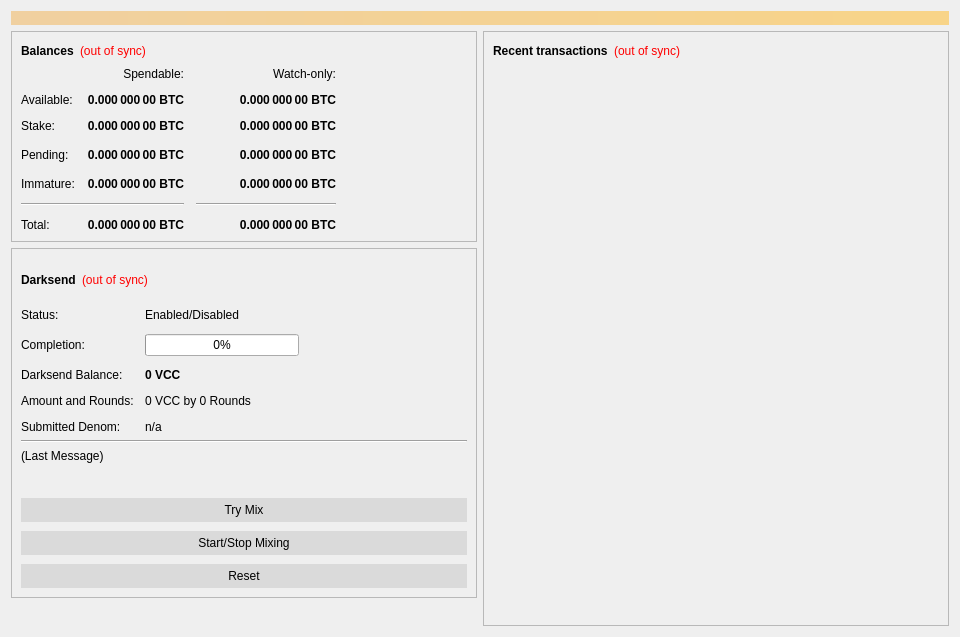
<?xml version="1.0" encoding="UTF-8"?>
<ui version="4.0">
 <class>OverviewPage</class>
 <widget class="QWidget" name="OverviewPage">
  <property name="geometry">
   <rect>
    <x>0</x>
    <y>0</y>
    <width>960</width>
    <height>637</height>
   </rect>
  </property>
  <property name="minimumSize">
   <size>
    <width>960</width>
    <height>0</height>
   </size>
  </property>
  <property name="windowTitle">
   <string>Form</string>
  </property>
  <layout class="QVBoxLayout" name="topLayout">
   <item>
    <widget class="QLabel" name="labelAlerts">
     <property name="visible">
      <bool>false</bool>
     </property>
     <property name="styleSheet">
      <string notr="true">background-color: qlineargradient(x1: 0, y1: 0, x2: 1, y2: 0, stop:0 #F0D0A0, stop:1 #F8D488); color:#000000;</string>
     </property>
     <property name="wordWrap">
      <bool>true</bool>
     </property>
     <property name="margin">
      <number>3</number>
     </property>
    </widget>
   </item>
   <item>
    <layout class="QHBoxLayout" name="horizontalLayout" stretch="1,1">
     <item>
      <layout class="QVBoxLayout" name="verticalLayout_2">
       <item>
        <widget class="QFrame" name="frame">
         <property name="frameShape">
          <enum>QFrame::StyledPanel</enum>
         </property>
         <property name="frameShadow">
          <enum>QFrame::Raised</enum>
         </property>
         <layout class="QVBoxLayout" name="verticalLayout_4">
          <item>
           <layout class="QHBoxLayout" name="horizontalLayout_4">
            <item>
             <widget class="QLabel" name="label_5">
              <property name="font">
               <font>
                <weight>75</weight>
                <bold>true</bold>
               </font>
              </property>
              <property name="text">
               <string>Balances</string>
              </property>
             </widget>
            </item>
            <item>
             <widget class="QLabel" name="labelWalletStatus">
              <property name="cursor">
               <cursorShape>WhatsThisCursor</cursorShape>
              </property>
              <property name="toolTip">
               <string>The displayed information may be out of date. Your wallet automatically synchronizes with the VCC network after a connection is established, but this process has not completed yet.</string>
              </property>
              <property name="styleSheet">
               <string notr="true">QLabel { color: red; }</string>
              </property>
              <property name="text">
               <string notr="true">(out of sync)</string>
              </property>
              <property name="alignment">
               <set>Qt::AlignLeading|Qt::AlignLeft|Qt::AlignVCenter</set>
              </property>
             </widget>
            </item>
            <item>
             <spacer name="horizontalSpacer_3">
              <property name="orientation">
               <enum>Qt::Horizontal</enum>
              </property>
              <property name="sizeHint" stdset="0">
               <size>
                <width>40</width>
                <height>20</height>
               </size>
              </property>
             </spacer>
            </item>
           </layout>
          </item>
          <item>
           <layout class="QGridLayout" name="gridLayout">
            <property name="spacing">
             <number>12</number>
            </property>
            <item row="3" column="2">
             <widget class="QLabel" name="labelWatchPending">
              <property name="font">
               <font>
                <weight>75</weight>
                <bold>true</bold>
               </font>
              </property>
              <property name="cursor">
               <cursorShape>IBeamCursor</cursorShape>
              </property>
              <property name="toolTip">
               <string>Unconfirmed transactions to watch-only addresses</string>
              </property>
              <property name="text">
               <string notr="true">0.000 000 00 BTC</string>
              </property>
              <property name="alignment">
               <set>Qt::AlignRight|Qt::AlignTrailing|Qt::AlignVCenter</set>
              </property>
              <property name="textInteractionFlags">
               <set>Qt::LinksAccessibleByMouse|Qt::TextSelectableByKeyboard|Qt::TextSelectableByMouse</set>
              </property>
             </widget>
            </item>
            <item row="3" column="1">
             <widget class="QLabel" name="labelUnconfirmed">
              <property name="font">
               <font>
                <weight>75</weight>
                <bold>true</bold>
               </font>
              </property>
              <property name="cursor">
               <cursorShape>IBeamCursor</cursorShape>
              </property>
              <property name="toolTip">
               <string>Total of transactions that have yet to be confirmed, and do not yet count toward the spendable balance</string>
              </property>
              <property name="text">
               <string notr="true">0.000 000 00 BTC</string>
              </property>
              <property name="alignment">
               <set>Qt::AlignRight|Qt::AlignTrailing|Qt::AlignVCenter</set>
              </property>
              <property name="textInteractionFlags">
               <set>Qt::LinksAccessibleByMouse|Qt::TextSelectableByKeyboard|Qt::TextSelectableByMouse</set>
              </property>
             </widget>
            </item>
            <item row="4" column="2">
             <widget class="QLabel" name="labelWatchImmature">
              <property name="font">
               <font>
                <weight>75</weight>
                <bold>true</bold>
               </font>
              </property>
              <property name="cursor">
               <cursorShape>IBeamCursor</cursorShape>
              </property>
              <property name="toolTip">
               <string>Mined balance in watch-only addresses that has not yet matured</string>
              </property>
              <property name="text">
               <string notr="true">0.000 000 00 BTC</string>
              </property>
              <property name="alignment">
               <set>Qt::AlignRight|Qt::AlignTrailing|Qt::AlignVCenter</set>
              </property>
              <property name="textInteractionFlags">
               <set>Qt::LinksAccessibleByMouse|Qt::TextSelectableByKeyboard|Qt::TextSelectableByMouse</set>
              </property>
             </widget>
            </item>
            <item row="5" column="0" colspan="2">
             <widget class="Line" name="lineSpendableBalance">
              <property name="orientation">
               <enum>Qt::Horizontal</enum>
              </property>
             </widget>
            </item>
            <item row="5" column="2">
             <widget class="Line" name="lineWatchBalance">
              <property name="sizePolicy">
               <sizepolicy hsizetype="Preferred" vsizetype="Fixed">
                <horstretch>0</horstretch>
                <verstretch>0</verstretch>
               </sizepolicy>
              </property>
              <property name="minimumSize">
               <size>
                <width>140</width>
                <height>0</height>
               </size>
              </property>
              <property name="orientation">
               <enum>Qt::Horizontal</enum>
              </property>
             </widget>
            </item>
            <item row="6" column="0">
             <widget class="QLabel" name="labelTotalText">
              <property name="text">
               <string>Total:</string>
              </property>
             </widget>
            </item>
            <item row="4" column="1">
             <widget class="QLabel" name="labelImmature">
              <property name="font">
               <font>
                <weight>75</weight>
                <bold>true</bold>
               </font>
              </property>
              <property name="cursor">
               <cursorShape>IBeamCursor</cursorShape>
              </property>
              <property name="toolTip">
               <string>Mined balance that has not yet matured</string>
              </property>
              <property name="text">
               <string notr="true">0.000 000 00 BTC</string>
              </property>
              <property name="alignment">
               <set>Qt::AlignRight|Qt::AlignTrailing|Qt::AlignVCenter</set>
              </property>
              <property name="textInteractionFlags">
               <set>Qt::LinksAccessibleByMouse|Qt::TextSelectableByKeyboard|Qt::TextSelectableByMouse</set>
              </property>
             </widget>
            </item>
            <item row="3" column="3">
             <spacer name="horizontalSpacer_2">
              <property name="orientation">
               <enum>Qt::Horizontal</enum>
              </property>
              <property name="sizeHint" stdset="0">
               <size>
                <width>40</width>
                <height>20</height>
               </size>
              </property>
             </spacer>
            </item>
            <item row="4" column="0">
             <widget class="QLabel" name="labelImmatureText">
              <property name="text">
               <string>Immature:</string>
              </property>
             </widget>
            </item>
            <item row="6" column="1">
             <widget class="QLabel" name="labelTotal">
              <property name="font">
               <font>
                <weight>75</weight>
                <bold>true</bold>
               </font>
              </property>
              <property name="cursor">
               <cursorShape>IBeamCursor</cursorShape>
              </property>
              <property name="toolTip">
               <string>Your current total balance</string>
              </property>
              <property name="text">
               <string notr="true">0.000 000 00 BTC</string>
              </property>
              <property name="alignment">
               <set>Qt::AlignRight|Qt::AlignTrailing|Qt::AlignVCenter</set>
              </property>
              <property name="textInteractionFlags">
               <set>Qt::LinksAccessibleByMouse|Qt::TextSelectableByKeyboard|Qt::TextSelectableByMouse</set>
              </property>
             </widget>
            </item>
            <item row="6" column="2">
             <widget class="QLabel" name="labelWatchTotal">
              <property name="font">
               <font>
                <weight>75</weight>
                <bold>true</bold>
               </font>
              </property>
              <property name="cursor">
               <cursorShape>IBeamCursor</cursorShape>
              </property>
              <property name="toolTip">
               <string>Current total balance in watch-only addresses</string>
              </property>
              <property name="text">
               <string notr="true">0.000 000 00 BTC</string>
              </property>
              <property name="alignment">
               <set>Qt::AlignRight|Qt::AlignTrailing|Qt::AlignVCenter</set>
              </property>
              <property name="textInteractionFlags">
               <set>Qt::LinksAccessibleByMouse|Qt::TextSelectableByKeyboard|Qt::TextSelectableByMouse</set>
              </property>
             </widget>
            </item>
            <item row="0" column="2">
             <widget class="QLabel" name="labelWatchonly">
              <property name="text">
               <string>Watch-only:</string>
              </property>
              <property name="alignment">
               <set>Qt::AlignRight|Qt::AlignTrailing|Qt::AlignVCenter</set>
              </property>
             </widget>
            </item>
            <item row="1" column="0">
             <widget class="QLabel" name="labelBalanceText">
              <property name="text">
               <string>Available:</string>
              </property>
             </widget>
            </item>
            <item row="1" column="1">
             <widget class="QLabel" name="labelBalance">
              <property name="font">
               <font>
                <weight>75</weight>
                <bold>true</bold>
               </font>
              </property>
              <property name="cursor">
               <cursorShape>IBeamCursor</cursorShape>
              </property>
              <property name="toolTip">
               <string>Your current spendable balance</string>
              </property>
              <property name="text">
               <string notr="true">0.000 000 00 BTC</string>
              </property>
              <property name="alignment">
               <set>Qt::AlignRight|Qt::AlignTrailing|Qt::AlignVCenter</set>
              </property>
              <property name="textInteractionFlags">
               <set>Qt::LinksAccessibleByMouse|Qt::TextSelectableByKeyboard|Qt::TextSelectableByMouse</set>
              </property>
             </widget>
            </item>
            <item row="2" column="0">
             <widget class="QLabel" name="label_10">
              <property name="text">
               <string>Stake:</string>
              </property>
             </widget>
            </item>
            <item row="2" column="1">
             <widget class="QLabel" name="labelStake">
              <property name="font">
               <font>
                <weight>75</weight>
                <bold>true</bold>
               </font>
              </property>
              <property name="cursor">
               <cursorShape>IBeamCursor</cursorShape>
              </property>
              <property name="toolTip">
               <string>Total of coins that was staked, and do not yet count toward the current balance</string>
              </property>
              <property name="text">
               <string notr="true">0.000 000 00 BTC</string>
              </property>
              <property name="alignment">
               <set>Qt::AlignRight|Qt::AlignTrailing|Qt::AlignVCenter</set>
              </property>
              <property name="textInteractionFlags">
               <set>Qt::LinksAccessibleByMouse|Qt::TextSelectableByKeyboard|Qt::TextSelectableByMouse</set>
              </property>
             </widget>
            </item>
            <item row="2" column="2">
             <widget class="QLabel" name="labelWatchStake">
              <property name="font">
               <font>
                <weight>75</weight>
                <bold>true</bold>
               </font>
              </property>
              <property name="cursor">
               <cursorShape>IBeamCursor</cursorShape>
              </property>
              <property name="toolTip">
               <string>Total of coins that was staked in watch-only addresses, and do not yet count toward the current watch-only balance</string>
              </property>
              <property name="text">
               <string notr="true">0.000 000 00 BTC</string>
              </property>
              <property name="alignment">
               <set>Qt::AlignRight|Qt::AlignTrailing|Qt::AlignVCenter</set>
              </property>
              <property name="textInteractionFlags">
               <set>Qt::LinksAccessibleByMouse|Qt::TextSelectableByKeyboard|Qt::TextSelectableByMouse</set>
              </property>
             </widget>
            </item>
            <item row="1" column="2">
             <widget class="QLabel" name="labelWatchAvailable">
              <property name="font">
               <font>
                <weight>75</weight>
                <bold>true</bold>
               </font>
              </property>
              <property name="cursor">
               <cursorShape>IBeamCursor</cursorShape>
              </property>
              <property name="toolTip">
               <string>Your current balance in watch-only addresses</string>
              </property>
              <property name="text">
               <string notr="true">0.000 000 00 BTC</string>
              </property>
              <property name="alignment">
               <set>Qt::AlignRight|Qt::AlignTrailing|Qt::AlignVCenter</set>
              </property>
              <property name="textInteractionFlags">
               <set>Qt::LinksAccessibleByMouse|Qt::TextSelectableByKeyboard|Qt::TextSelectableByMouse</set>
              </property>
             </widget>
            </item>
            <item row="3" column="0">
             <widget class="QLabel" name="labelPendingText">
              <property name="text">
               <string>Pending:</string>
              </property>
             </widget>
            </item>
            <item row="0" column="1">
             <widget class="QLabel" name="labelSpendable">
              <property name="text">
               <string>Spendable:</string>
              </property>
              <property name="alignment">
               <set>Qt::AlignRight|Qt::AlignTrailing|Qt::AlignVCenter</set>
              </property>
             </widget>
            </item>
           </layout>
          </item>
         </layout>
        </widget>
       </item>
       <item>
        <widget class="QFrame" name="frameDarksend">
         <property name="sizePolicy">
          <sizepolicy hsizetype="Expanding" vsizetype="Expanding">
           <horstretch>0</horstretch>
           <verstretch>0</verstretch>
          </sizepolicy>
         </property>
         <property name="minimumSize">
          <size>
           <width>0</width>
           <height>350</height>
          </size>
         </property>
         <property name="layoutDirection">
          <enum>Qt::LeftToRight</enum>
         </property>
         <property name="frameShape">
          <enum>QFrame::StyledPanel</enum>
         </property>
         <property name="frameShadow">
          <enum>QFrame::Raised</enum>
         </property>
         <layout class="QVBoxLayout" name="verticalLayout_5">
          <item>
           <layout class="QHBoxLayout" name="horizontalLayout_5">
            <item>
             <widget class="QLabel" name="label_2">
              <property name="font">
               <font>
                <weight>75</weight>
                <bold>true</bold>
               </font>
              </property>
              <property name="text">
               <string>Darksend</string>
              </property>
             </widget>
            </item>
            <item>
             <widget class="QLabel" name="labelDarksendSyncStatus">
              <property name="toolTip">
               <string>The displayed information may be out of date. Your wallet automatically synchronizes with the VCC network after a connection is established, but this process has not completed yet.</string>
              </property>
              <property name="styleSheet">
               <string notr="true">QLabel { color: red; }</string>
              </property>
              <property name="text">
               <string notr="true">(out of sync)</string>
              </property>
              <property name="alignment">
               <set>Qt::AlignLeading|Qt::AlignLeft|Qt::AlignVCenter</set>
              </property>
             </widget>
            </item>
            <item>
             <spacer name="horizontalSpacer_4">
              <property name="orientation">
               <enum>Qt::Horizontal</enum>
              </property>
              <property name="sizeHint" stdset="0">
               <size>
                <width>40</width>
                <height>20</height>
               </size>
              </property>
             </spacer>
            </item>
           </layout>
          </item>
          <item>
           <layout class="QFormLayout" name="formLayout">
            <property name="fieldGrowthPolicy">
             <enum>QFormLayout::AllNonFixedFieldsGrow</enum>
            </property>
            <property name="horizontalSpacing">
             <number>11</number>
            </property>
            <property name="verticalSpacing">
             <number>12</number>
            </property>
            <item row="0" column="0">
             <widget class="QLabel" name="label_6">
              <property name="text">
               <string>Status:</string>
              </property>
             </widget>
            </item>
            <item row="1" column="0">
             <widget class="QLabel" name="label_7">
              <property name="text">
               <string>Completion:</string>
              </property>
             </widget>
            </item>
            <item row="1" column="1">
             <widget class="QProgressBar" name="darksendProgress">
              <property name="maximumSize">
               <size>
                <width>154</width>
                <height>16777215</height>
               </size>
              </property>
              <property name="value">
               <number>0</number>
              </property>
             </widget>
            </item>
            <item row="3" column="0">
             <widget class="QLabel" name="labelAnonymizedText">
              <property name="text">
               <string>Darksend Balance:</string>
              </property>
             </widget>
            </item>
            <item row="3" column="1">
             <widget class="QLabel" name="labelAnonymized">
              <property name="font">
               <font>
                <weight>75</weight>
                <bold>true</bold>
               </font>
              </property>
              <property name="text">
               <string notr="true">0 VCC</string>
              </property>
             </widget>
            </item>
            <item row="4" column="0">
             <widget class="QLabel" name="label_8">
              <property name="text">
               <string>Amount and Rounds:</string>
              </property>
             </widget>
            </item>
            <item row="4" column="1">
             <widget class="QLabel" name="labelAmountRounds">
              <property name="text">
               <string>0 VCC by 0 Rounds</string>
              </property>
             </widget>
            </item>
            <item row="5" column="0">
             <widget class="QLabel" name="label_9">
              <property name="text">
               <string>Submitted Denom:</string>
              </property>
             </widget>
            </item>
            <item row="5" column="1">
             <widget class="QLabel" name="labelSubmittedDenom">
              <property name="toolTip">
               <string>The denominations you submitted to the Masternode.&lt;br&gt;To mix, other users must submit the exact same denominations.</string>
              </property>
              <property name="text">
               <string>n/a</string>
              </property>
             </widget>
            </item>
            <item row="0" column="1">
             <widget class="QLabel" name="darksendEnabled">
              <property name="text">
               <string>Enabled/Disabled</string>
              </property>
             </widget>
            </item>
           </layout>
          </item>
          <item>
           <widget class="Line" name="lineLastMessage">
            <property name="orientation">
             <enum>Qt::Horizontal</enum>
            </property>
           </widget>
          </item>
          <item>
           <widget class="QLabel" name="darksendStatus">
            <property name="minimumSize">
             <size>
              <width>288</width>
              <height>43</height>
             </size>
            </property>
            <property name="text">
             <string>(Last Message)</string>
            </property>
            <property name="alignment">
             <set>Qt::AlignLeading|Qt::AlignLeft|Qt::AlignTop</set>
            </property>
            <property name="wordWrap">
             <bool>true</bool>
            </property>
           </widget>
          </item>
          <item>
           <widget class="QPushButton" name="darksendAuto">
            <property name="sizePolicy">
             <sizepolicy hsizetype="MinimumExpanding" vsizetype="Fixed">
              <horstretch>0</horstretch>
              <verstretch>0</verstretch>
             </sizepolicy>
            </property>
            <property name="toolTip">
             <string>Try to manually submit a Darksend request.</string>
            </property>
            <property name="styleSheet">
             <string notr="true">border: solid 1px #e2e2e2;
background-color: #dadada;
margin-bottom: 3px;
padding: 5px;</string>
            </property>
            <property name="text">
             <string>Try Mix</string>
            </property>
           </widget>
          </item>
          <item>
           <widget class="QPushButton" name="toggleDarksend">
            <property name="sizePolicy">
             <sizepolicy hsizetype="MinimumExpanding" vsizetype="Fixed">
              <horstretch>0</horstretch>
              <verstretch>0</verstretch>
             </sizepolicy>
            </property>
            <property name="styleSheet">
             <string notr="true">border: solid 1px #e2e2e2;
background-color: #dadada;
margin-bottom: 3px;
padding: 5px;</string>
            </property>
            <property name="text">
             <string>Start/Stop Mixing</string>
            </property>
           </widget>
          </item>
          <item>
           <widget class="QPushButton" name="darksendReset">
            <property name="sizePolicy">
             <sizepolicy hsizetype="MinimumExpanding" vsizetype="Fixed">
              <horstretch>0</horstretch>
              <verstretch>0</verstretch>
             </sizepolicy>
            </property>
            <property name="toolTip">
             <string>Reset the current status of Darksend (can interrupt Darksend if it's in the process of Mixing, which can cost you money!)</string>
            </property>
            <property name="autoFillBackground">
             <bool>false</bool>
            </property>
            <property name="styleSheet">
             <string notr="true">border: solid 1px #e2e2e2;
background-color: #dadada;
padding: 5px;</string>
            </property>
            <property name="text">
             <string>Reset</string>
            </property>
           </widget>
          </item>
         </layout>
        </widget>
       </item>
       <item>
        <spacer name="verticalSpacer">
         <property name="orientation">
          <enum>Qt::Vertical</enum>
         </property>
         <property name="sizeHint" stdset="0">
          <size>
           <width>20</width>
           <height>40</height>
          </size>
         </property>
        </spacer>
       </item>
      </layout>
     </item>
     <item>
      <layout class="QVBoxLayout" name="verticalLayout_3">
       <item>
        <widget class="QFrame" name="frame_2">
         <property name="frameShape">
          <enum>QFrame::StyledPanel</enum>
         </property>
         <property name="frameShadow">
          <enum>QFrame::Raised</enum>
         </property>
         <layout class="QVBoxLayout" name="verticalLayout">
          <item>
           <layout class="QHBoxLayout" name="horizontalLayout_2">
            <item>
             <widget class="QLabel" name="label_4">
              <property name="font">
               <font>
                <weight>75</weight>
                <bold>true</bold>
               </font>
              </property>
              <property name="text">
               <string>Recent transactions</string>
              </property>
             </widget>
            </item>
            <item>
             <widget class="QLabel" name="labelTransactionsStatus">
              <property name="cursor">
               <cursorShape>WhatsThisCursor</cursorShape>
              </property>
              <property name="toolTip">
               <string>The displayed information may be out of date. Your wallet automatically synchronizes with the VCC network after a connection is established, but this process has not completed yet.</string>
              </property>
              <property name="styleSheet">
               <string notr="true">QLabel { color: red; }</string>
              </property>
              <property name="text">
               <string notr="true">(out of sync)</string>
              </property>
              <property name="alignment">
               <set>Qt::AlignRight|Qt::AlignTrailing|Qt::AlignVCenter</set>
              </property>
             </widget>
            </item>
            <item>
             <spacer name="horizontalSpacer">
              <property name="orientation">
               <enum>Qt::Horizontal</enum>
              </property>
              <property name="sizeHint" stdset="0">
               <size>
                <width>40</width>
                <height>20</height>
               </size>
              </property>
             </spacer>
            </item>
           </layout>
          </item>
          <item>
           <widget class="QListView" name="listTransactions">
            <property name="styleSheet">
             <string notr="true">QListView { background: transparent; }</string>
            </property>
            <property name="frameShape">
             <enum>QFrame::NoFrame</enum>
            </property>
            <property name="verticalScrollBarPolicy">
             <enum>Qt::ScrollBarAlwaysOff</enum>
            </property>
            <property name="horizontalScrollBarPolicy">
             <enum>Qt::ScrollBarAlwaysOff</enum>
            </property>
            <property name="selectionMode">
             <enum>QAbstractItemView::NoSelection</enum>
            </property>
           </widget>
          </item>
         </layout>
        </widget>
       </item>
      </layout>
     </item>
    </layout>
   </item>
  </layout>
 </widget>
 <resources/>
 <connections/>
</ui>
